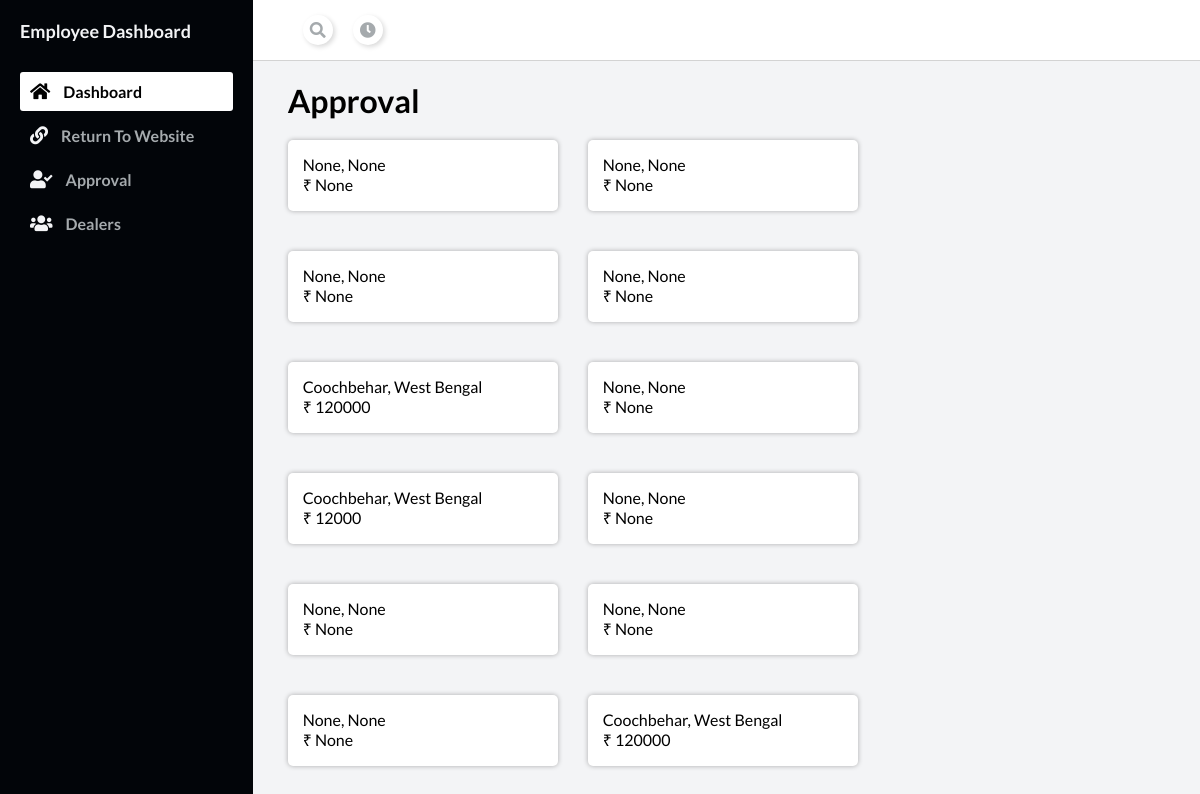
The app's page /employee_dashboard/approval with its own data.
### main/models.py (models this page shows)
class Enrollment(models.Model):
    user = models.ForeignKey(User, on_delete=models.CASCADE, null=True)
    enrollment_id = models.TextField()
    password = models.TextField()
    total_amount = models.IntegerField(blank=True, null=True)
    dealer = models.ForeignKey(Dealer, on_delete=models.CASCADE, null=True, blank=True)
    admin = models.TextField(null=True, blank=True)
    status = models.TextField(default="pending", blank=True)
    first_name = models.TextField(blank=True, null=True)
    middle_name = models.TextField(blank=True, null=True)
    last_name = models.TextField(blank=True, null=True)
    dob = models.DateField(blank=True, null=True)
    gender = models.TextField(blank=True, null=True)
    mobile_number = models.IntegerField(max_length=10, blank=True, null=True)
    maritial_status = models.TextField(blank=True, null=True)
    father_name = models.TextField(blank=True, null=True)
    spouse_name = models.TextField(blank=True, null=True)
    profile_image = models.ImageField(upload_to="profile_images", blank=True, null=True)
    id_proof = models.TextField(blank=True, null=True)
    pan = models.TextField(null=True, blank=True)
    pan_image = models.TextField(null=True, blank=True)
    voter_id = models.TextField(null=True, blank=True)
    voter_id_image = models.TextField(null=True, blank=True)
    driver_license = models.TextField(null=True, blank=True)
    driver_license_image = models.TextField(null=True, blank=True)
    consent = models.BooleanField(default=True)
    address_1 = models.TextField(blank=True, null=True)
    address_2 = models.TextField(blank=True, null=True)
    address_3 = models.TextField(blank=True, null=True)
    pincode = models.IntegerField(blank=True, null=True)
    city = models.TextField(blank=True, null=True)
    state = models.TextField(blank=True, null=True)
    post_office = models.TextField(blank=True, null=True)
    landmark = models.TextField(blank=True, null=True)
    aadhar_image = models.ImageField(blank=True, null=True, upload_to="aadhar_images")
    aadhar_image_back = models.ImageField(blank=True, null=True, upload_to="aadhar_back_images")
    location = models.TextField(blank=True, null=True)
    educational_qualification = models.TextField(blank=True, null=True) # SSC, 12th, Under Graduate, Graduate, Post Graduate, Professional, Others
    designation = models.TextField(blank=True, null=True)
    family_members = models.IntegerField(blank=True, null=True)
    monthly_income = models.IntegerField(blank=True, null=True)
    reference_first_name = models.TextField(blank=True, null=True)
    reference_middle_name = models.TextField(blank=True, null=True)
    reference_last_name = models.TextField(blank=True, null=True)
    reference_mobile_number = models.TextField(blank=True, null=True)
    reference_relation = models.TextField(blank=True, null=True)
    product_type = models.TextField(blank=True, null=True)
    product_cost = models.IntegerField(blank=True, null=True)
    emi_plan = models.TextField(blank=True, null=True)
    down_payment = models.IntegerField(blank=True, null=True)
    down_payment_terms = models.IntegerField(blank=True, null=True)
    due_amount_terms = models.IntegerField(blank=True, null=True)
    total_terms = models.IntegerField(blank=True, null=True)
    margin_money = models.IntegerField(blank=True, null=True)
    due_payment = models.IntegerField(blank=True, null=True)
    emi = models.IntegerField(blank=True, null=True)
    card = models.IntegerField(blank=True, null=True)
    processing_fee = models.IntegerField(blank=True, null=True)
    insurance = models.IntegerField(blank=True, null=True)
    total_cost = models.IntegerField(blank=True, null=True)
    imei_product_image = models.ImageField(blank=True, null=True, upload_to="imei_product_image/")
    product_model_sl_no = models.TextField(blank=True, null=True)
    ifsc_code = models.TextField(blank=True, null=True)
    urmn = models.TextField(blank=True, null=True)
    period_from = models.TextField(blank=True, null=True)
    period_to = models.TextField(blank=True, null=True)
    prospect_no = models.TextField(blank=True, null=True)
    account_holder_first_name = models.TextField(blank=True, null=True)
    account_holder_middle_name = models.TextField(blank=True, null=True)
    account_holder_last_name = models.TextField(blank=True, null=True)
    account_number = models.TextField(blank=True, null=True)
    bank_name = models.TextField(blank=True, null=True)
    invoice_date = models.DateField(auto_now_add=True, null=True, blank=True)

### employee/views.py (the view)
# urls.py: path('approval', views.approval, name="approval"),
def approval(request):
    enrollments = Enrollment.objects.filter(status="pending")
    return render(request, "Employee/approval.html", {"enrolls":enrollments})

### Template/Employee/approval.html (shortened to what this page needs)
{% extends "employee_base.html" %}
{% block body %}
<div class="main__container">
    <div class="space-between">
        <h1>Approval</h1>
    </div>
    <div class="space-between" style="flex-wrap: wrap;justify-content: unset;">
        {% for i in enrolls %}
        <div class="item" onclick="window.location.href='/employee_dashboard/approval_details/{{i.id}}'">
            <div class="text">
                <p>{{i.city}}, {{i.state}}</p>
                <p>&#8377; {{i.total_amount}}</p>
            </div>
        </div>
        {% endfor %}
    </div>
</div>
{% endblock body %}

### Template/employee_base.html (style rules this page uses)
* { margin: 0; padding: 0; }
body { box-sizing: border-box; font-family: "Lato", sans-serif; }
.main__container { padding: 20px 35px; }

### Template/Employee/approval.html (style rules this page uses)
.space-between { display: flex; align-items: center; justify-content: space-between; }
.item { margin: 20px 0px; padding: 15px; background-color: white; MARGIN-RIGHT: 30PX; border-radius: 5px; width: 20vw; box-shadow: 0 0 5px 0 rgba(0,0,0,0.300); }

### records on screen
Enrollment: city "None", state "None", total_amount "None"
Enrollment: city "None", state "None", total_amount "None"
Enrollment: city "None", state "None", total_amount "None"
Enrollment: city "None", state "None", total_amount "None"
Enrollment: city "Coochbehar", state "West Bengal", total_amount "120000"
Enrollment: city "None", state "None", total_amount "None"
Enrollment: city "Coochbehar", state "West Bengal", total_amount "12000"
Enrollment: city "None", state "None", total_amount "None"
Enrollment: city "None", state "None", total_amount "None"
Enrollment: city "None", state "None", total_amount "None"
Enrollment: city "None", state "None", total_amount "None"
Enrollment: city "Coochbehar", state "West Bengal", total_amount "120000"
